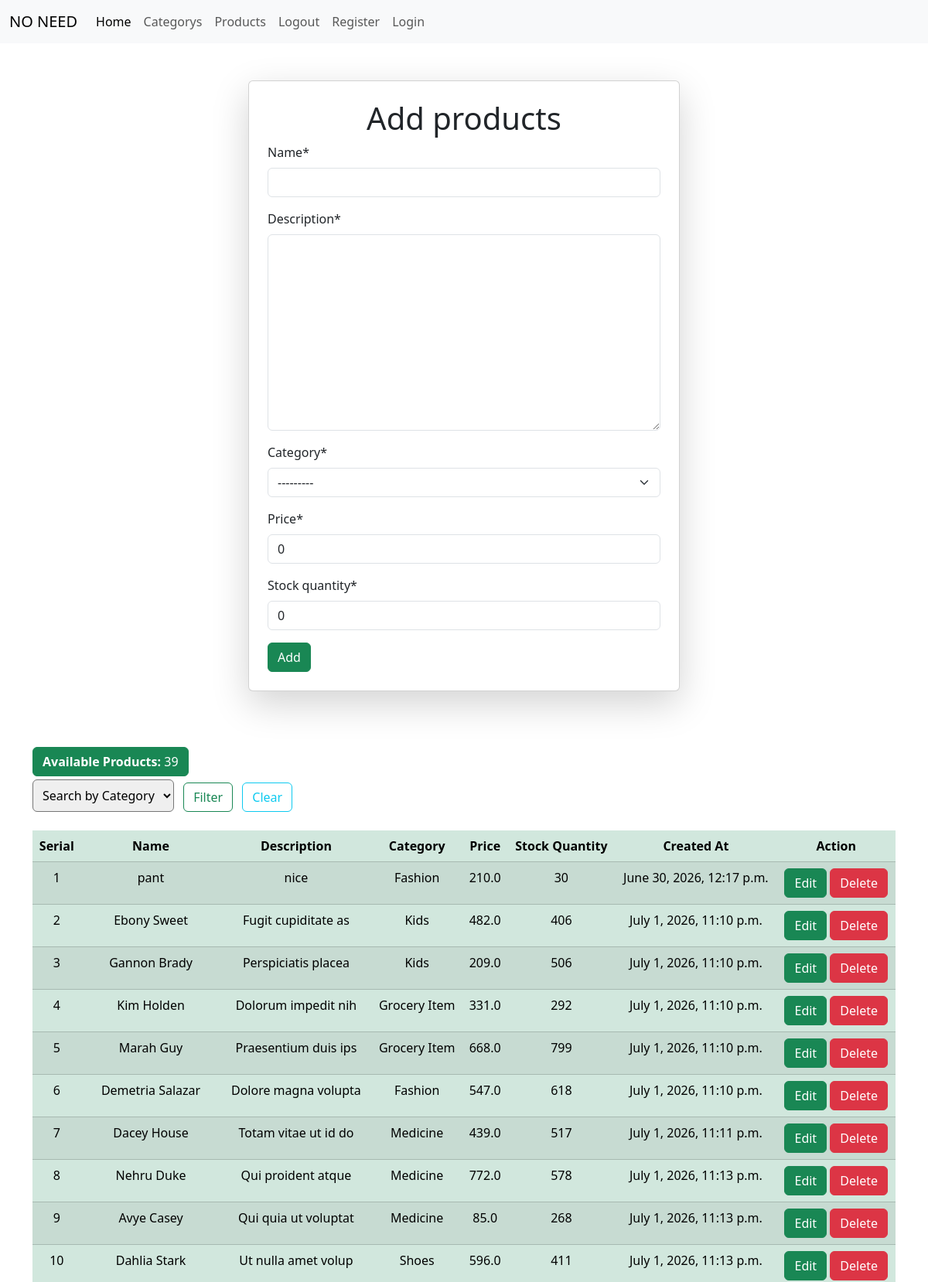
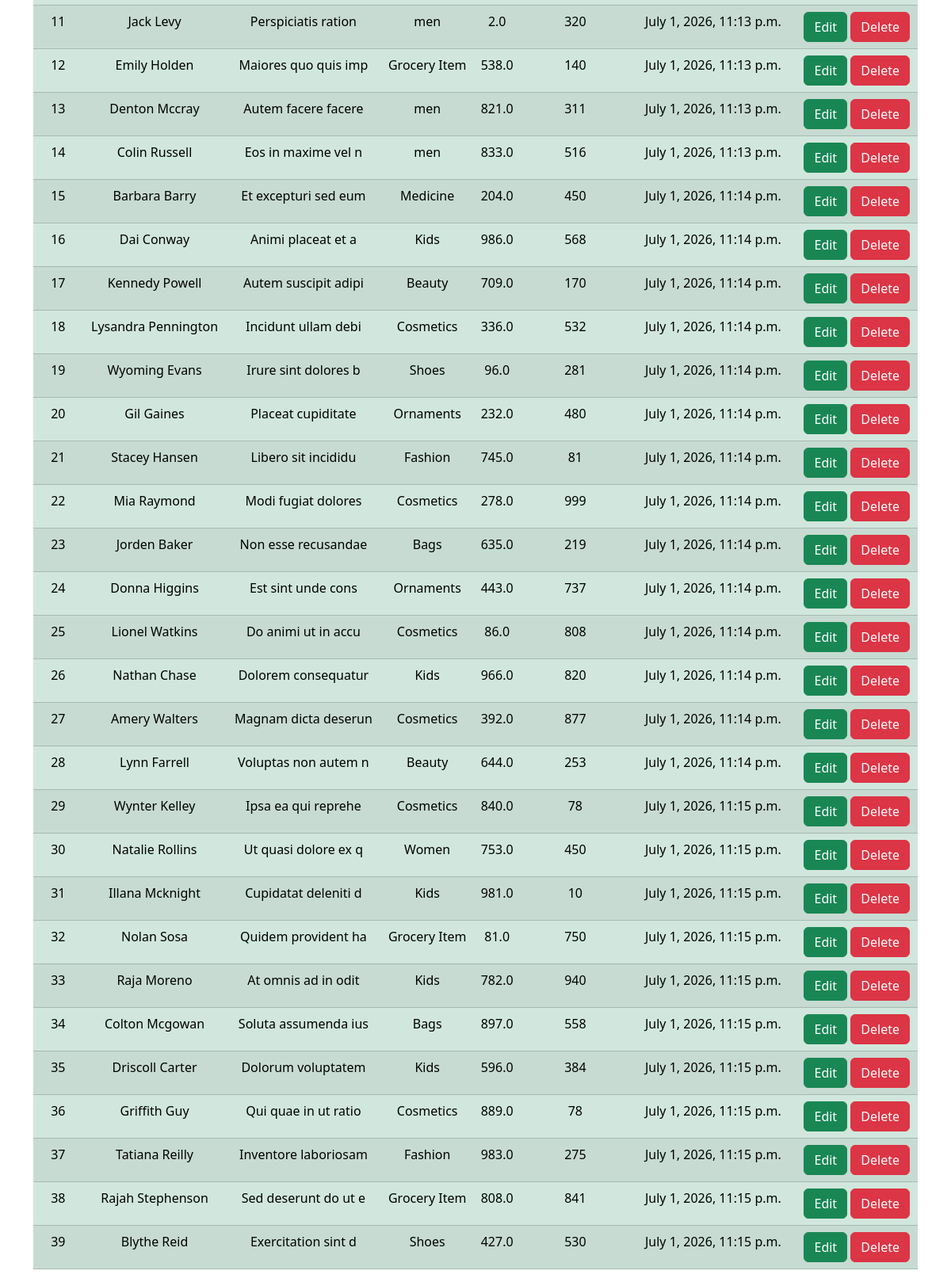
The app's page /product/ with its own data (2 pictures, top to bottom).
### ProductApp/models.py (models this page shows, shortened)
class CategoryModel(models.Model):
    name = models.CharField(max_length=120, null=True)
    description = models.TextField(null=True)
    created_at= models.DateTimeField(auto_now=True, null=True)
    def __str__(self):
        return self.name

class ProductModel(models.Model):
    name=models.CharField(max_length=120, null=True)
    description = models.TextField(null=True)
    category= models.ForeignKey(CategoryModel, on_delete=models.CASCADE, null=True)
    price= models.FloatField(null=True, default=0)
    stock_quantity= models.IntegerField(null=True, default=0)
    created_at= models.DateTimeField(auto_now=True, null=True)

### ProductApp/views.py (the view)
# urls.py: path('product/', ProductPage, name='product'),
def ProductPage(request):
    if request.method == 'POST':
        form=ProductForm(request.POST)
        if form.is_valid():
            form.save()
            messages.success(request, 'Product Added Successfully')
            return redirect('product')
    else:
        form=ProductForm()
    filter_cate= request.GET.get('filter_cate')
    if filter_cate:
        data=ProductModel.objects.filter(category_id=filter_cate)
        count= ProductModel.objects.filter(category_id=filter_cate).count()
    else:
        data=ProductModel.objects.all()
        count= ProductModel.objects.all().count()
    cate=CategoryModel.objects.all()
    cont={'form': form, 'data':data, 'count': count, 'cate':cate, 'filter_cate': filter_cate}
    return render(request, 'pages/product.html', cont)

### ProductApp/forms.py
class ProductForm(forms.ModelForm):
    class Meta:
        model = ProductModel
        fields = '__all__'

### ProductApp/Templates/pages/product.html (shortened to what this page needs)
{% extends 'base/base.html' %}
{% block body %}
{% load crispy_forms_tags %}
<div class="d-flex justify-content-center align-item-center mt-5 mb-5">
    <div class="card p-4 col-6 shadow-lg">
    <h1 class=" text-center">Add products</h1>
    <form action="" method="post" novalidate>
        {{form|crispy}}
        <button class="btn btn-success" type="submit">Add</button>
    </form>
    </div>
</div>
<br>
<span class="btn btn-success"><strong class="">Available Products:</strong> {{count}}</span>
  <form action="" method="get">
      <select name="filter_cate"  class="btn-outline rounded-2 p-2 " aria-label="Default select example">
    <option selected disabled>Search by Category</option>
    </select>
    <button class="btn btn-outline-success m-2" type="submit">Filter</button>
    <a class="btn btn-outline-info" href="{% url 'product' %}">Clear</a>
  </form>
<div class="mt-3">
    <table class="table table-align-middle table-striped table-success text-center">
        <thead>
            <tr>
                <th>Serial</th>
                <th>Name</th>
                <th>Description</th>
                <th>Category</th>
                <th>Price</th>
                <th>Stock Quantity</th>
                <th>Created At</th>
                <th>Action</th>
            </tr>
        </thead>
        <tbody>
            {% for i in data %}
            <tr>
                <td>{{forloop.counter}}</td>
                <td>{{i.name}}</td>
                <td>{{i.description}}</td>
                <td>{{i.category.name}}</td>
                <td>{{i.price}}</td>
                <td>{{i.stock_quantity}}</td>
                <td>{{i.created_at}}</td>
                <td>
                    <a href="{% url 'editProduct' i.id %}" class="btn btn-success">Edit</a>
                    <a href="{% url 'delProduct' i.id %}" class="btn btn-danger">Delete</a>
                </td>
            </tr>
            {% endfor %}
        </tbody>
    </table>
</div>
{% endblock body %}

### records on screen
ProductModel: name "pant", description "nice", category.name "Fashion", price "210.0", stock_quantity "30", created_at "June 30, 2026, 12:17 p.m."
ProductModel: name "Ebony Sweet", description "Fugit cupiditate as", category.name "Kids", price "482.0", stock_quantity "406", created_at "July 1, 2026, 11:10 p.m."
ProductModel: name "Gannon Brady", description "Perspiciatis placea", category.name "Kids", price "209.0", stock_quantity "506", created_at "July 1, 2026, 11:10 p.m."
ProductModel: name "Kim Holden", description "Dolorum impedit nih", category.name "Grocery Item", price "331.0", stock_quantity "292", created_at "July 1, 2026, 11:10 p.m."
ProductModel: name "Marah Guy", description "Praesentium duis ips", category.name "Grocery Item", price "668.0", stock_quantity "799", created_at "July 1, 2026, 11:10 p.m."
ProductModel: name "Demetria Salazar", description "Dolore magna volupta", category.name "Fashion", price "547.0", stock_quantity "618", created_at "July 1, 2026, 11:10 p.m."
ProductModel: name "Dacey House", description "Totam vitae ut id do", category.name "Medicine", price "439.0", stock_quantity "517", created_at "July 1, 2026, 11:11 p.m."
ProductModel: name "Nehru Duke", description "Qui proident atque", category.name "Medicine", price "772.0", stock_quantity "578", created_at "July 1, 2026, 11:13 p.m."
ProductModel: name "Avye Casey", description "Qui quia ut voluptat", category.name "Medicine", price "85.0", stock_quantity "268", created_at "July 1, 2026, 11:13 p.m."
ProductModel: name "Dahlia Stark", description "Ut nulla amet volup", category.name "Shoes", price "596.0", stock_quantity "411", created_at "July 1, 2026, 11:13 p.m."
ProductModel: name "Jack Levy", description "Perspiciatis ration", category.name "men", price "2.0", stock_quantity "320", created_at "July 1, 2026, 11:13 p.m."
ProductModel: name "Emily Holden", description "Maiores quo quis imp", category.name "Grocery Item", price "538.0", stock_quantity "140", created_at "July 1, 2026, 11:13 p.m."
ProductModel: name "Denton Mccray", description "Autem facere facere", category.name "men", price "821.0", stock_quantity "311", created_at "July 1, 2026, 11:13 p.m."
ProductModel: name "Colin Russell", description "Eos in maxime vel n", category.name "men", price "833.0", stock_quantity "516", created_at "July 1, 2026, 11:13 p.m."
ProductModel: name "Barbara Barry", description "Et excepturi sed eum", category.name "Medicine", price "204.0", stock_quantity "450", created_at "July 1, 2026, 11:14 p.m."
ProductModel: name "Dai Conway", description "Animi placeat et a", category.name "Kids", price "986.0", stock_quantity "568", created_at "July 1, 2026, 11:14 p.m."
ProductModel: name "Kennedy Powell", description "Autem suscipit adipi", category.name "Beauty", price "709.0", stock_quantity "170", created_at "July 1, 2026, 11:14 p.m."
ProductModel: name "Lysandra Pennington", description "Incidunt ullam debi", category.name "Cosmetics", price "336.0", stock_quantity "532", created_at "July 1, 2026, 11:14 p.m."
ProductModel: name "Wyoming Evans", description "Irure sint dolores b", category.name "Shoes", price "96.0", stock_quantity "281", created_at "July 1, 2026, 11:14 p.m."
ProductModel: name "Gil Gaines", description "Placeat cupiditate", category.name "Ornaments", price "232.0", stock_quantity "480", created_at "July 1, 2026, 11:14 p.m."
ProductModel: name "Stacey Hansen", description "Libero sit incididu", category.name "Fashion", price "745.0", stock_quantity "81", created_at "July 1, 2026, 11:14 p.m."
ProductModel: name "Mia Raymond", description "Modi fugiat dolores", category.name "Cosmetics", price "278.0", stock_quantity "999", created_at "July 1, 2026, 11:14 p.m."
ProductModel: name "Jorden Baker", description "Non esse recusandae", category.name "Bags", price "635.0", stock_quantity "219", created_at "July 1, 2026, 11:14 p.m."
ProductModel: name "Donna Higgins", description "Est sint unde cons", category.name "Ornaments", price "443.0", stock_quantity "737", created_at "July 1, 2026, 11:14 p.m."
ProductModel: name "Lionel Watkins", description "Do animi ut in accu", category.name "Cosmetics", price "86.0", stock_quantity "808", created_at "July 1, 2026, 11:14 p.m."
ProductModel: name "Nathan Chase", description "Dolorem consequatur", category.name "Kids", price "966.0", stock_quantity "820", created_at "July 1, 2026, 11:14 p.m."
ProductModel: name "Amery Walters", description "Magnam dicta deserun", category.name "Cosmetics", price "392.0", stock_quantity "877", created_at "July 1, 2026, 11:14 p.m."
ProductModel: name "Lynn Farrell", description "Voluptas non autem n", category.name "Beauty", price "644.0", stock_quantity "253", created_at "July 1, 2026, 11:14 p.m."
ProductModel: name "Wynter Kelley", description "Ipsa ea qui reprehe", category.name "Cosmetics", price "840.0", stock_quantity "78", created_at "July 1, 2026, 11:15 p.m."
ProductModel: name "Natalie Rollins", description "Ut quasi dolore ex q", category.name "Women", price "753.0", stock_quantity "450", created_at "July 1, 2026, 11:15 p.m."
ProductModel: name "Illana Mcknight", description "Cupidatat deleniti d", category.name "Kids", price "981.0", stock_quantity "10", created_at "July 1, 2026, 11:15 p.m."
ProductModel: name "Nolan Sosa", description "Quidem provident ha", category.name "Grocery Item", price "81.0", stock_quantity "750", created_at "July 1, 2026, 11:15 p.m."
ProductModel: name "Raja Moreno", description "At omnis ad in odit", category.name "Kids", price "782.0", stock_quantity "940", created_at "July 1, 2026, 11:15 p.m."
ProductModel: name "Colton Mcgowan", description "Soluta assumenda ius", category.name "Bags", price "897.0", stock_quantity "558", created_at "July 1, 2026, 11:15 p.m."
ProductModel: name "Driscoll Carter", description "Dolorum voluptatem", category.name "Kids", price "596.0", stock_quantity "384", created_at "July 1, 2026, 11:15 p.m."
ProductModel: name "Griffith Guy", description "Qui quae in ut ratio", category.name "Cosmetics", price "889.0", stock_quantity "78", created_at "July 1, 2026, 11:15 p.m."
ProductModel: name "Tatiana Reilly", description "Inventore laboriosam", category.name "Fashion", price "983.0", stock_quantity "275", created_at "July 1, 2026, 11:15 p.m."
ProductModel: name "Rajah Stephenson", description "Sed deserunt do ut e", category.name "Grocery Item", price "808.0", stock_quantity "841", created_at "July 1, 2026, 11:15 p.m."
ProductModel: name "Blythe Reid", description "Exercitation sint d", category.name "Shoes", price "427.0", stock_quantity "530", created_at "July 1, 2026, 11:15 p.m."

### other values on screen
{{ count }} "39"
